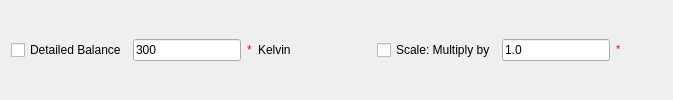
            <widget class="QWidget" name="page_6">
             <layout class="QGridLayout" name="gridLayout_10">
              <item row="1" column="1">
               <spacer name="horizontalSpacer_16">
                <property name="orientation">
                 <enum>Qt::Horizontal</enum>
                </property>
                <property name="sizeHint" stdset="0">
                 <size>
                  <width>40</width>
                  <height>20</height>
                 </size>
                </property>
               </spacer>
              </item>
              <item row="1" column="0">
               <layout class="QHBoxLayout" name="horizontalLayout_35">
                <item>
                 <widget class="QCheckBox" name="ckDetailedBalance">
                  <property name="text">
                   <string>Detailed Balance</string>
                  </property>
                 </widget>
                </item>
                <item>
                 <widget class="QLineEdit" name="leDetailedBalance">
                  <property name="maximumSize">
                   <size>
                    <width>112</width>
                    <height>16777215</height>
                   </size>
                  </property>
                  <property name="text">
                   <string>300</string>
                  </property>
                 </widget>
                </item>
                <item>
                 <widget class="QLabel" name="valDetailedBalance">
                  <property name="styleSheet">
                   <string notr="true">color: rgb(255, 0, 4)</string>
                  </property>
                  <property name="text">
                   <string>*</string>
                  </property>
                 </widget>
                </item>
                <item>
                 <widget class="QLabel" name="lbDBKelvin">
                  <property name="text">
                   <string>Kelvin</string>
                  </property>
                 </widget>
                </item>
                <item>
                 <spacer name="horizontalSpacer_10">
                  <property name="orientation">
                   <enum>Qt::Horizontal</enum>
                  </property>
                  <property name="sizeHint" stdset="0">
                   <size>
                    <width>40</width>
                    <height>20</height>
                   </size>
                  </property>
                 </spacer>
                </item>
               </layout>
              </item>
              <item row="1" column="2">
               <layout class="QHBoxLayout" name="horizontalLayout_38">
                <item>
                 <widget class="QCheckBox" name="ckScaleMultiplier">
                  <property name="text">
                   <string>Scale: Multiply by</string>
                  </property>
                 </widget>
                </item>
                <item>
                 <widget class="QLineEdit" name="leScaleMultiplier">
                  <property name="text">
                   <string>1.0</string>
                  </property>
                 </widget>
                </item>
                <item>
                 <widget class="QLabel" name="valScaleMultiplier">
                  <property name="text">
                   <string>&lt;!DOCTYPE HTML PUBLIC &quot;-//W3C//DTD HTML 4.0//EN&quot; &quot;http://www.w3.org/TR/REC-html40/strict.dtd&quot;&gt;
&lt;html&gt;&lt;head&gt;&lt;meta name=&quot;qrichtext&quot; content=&quot;1&quot; /&gt;&lt;style type=&quot;text/css&quot;&gt;
p, li { white-space: pre-wrap; }
&lt;/style&gt;&lt;/head&gt;&lt;body style=&quot; font-family:'MS Shell Dlg 2'; font-size:8.25pt; font-weight:400; font-style:normal;&quot;&gt;
&lt;p style=&quot; margin-top:0px; margin-bottom:0px; margin-left:0px; margin-right:0px; -qt-block-indent:0; text-indent:0px;&quot;&gt;&lt;span style=&quot; font-size:8pt; color:#ff0000;&quot;&gt;*&lt;/span&gt;&lt;/p&gt;&lt;/body&gt;&lt;/html&gt;</string>
                  </property>
                 </widget>
                </item>
                <item>
                 <spacer name="horizontalSpacer">
                  <property name="orientation">
                   <enum>Qt::Horizontal</enum>
                  </property>
                  <property name="sizeHint" stdset="0">
                   <size>
                    <width>40</width>
                    <height>20</height>
                   </size>
                  </property>
                 </spacer>
                </item>
               </layout>
              </item>
             </layout>
            </widget>
